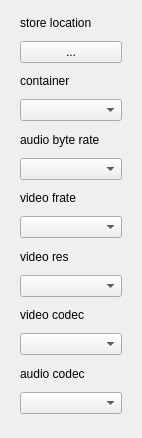
<?xml version="1.0" encoding="UTF-8"?>
<ui version="4.0">
 <class>mypopup</class>
 <widget class="QWidget" name="mypopup">
  <property name="geometry">
   <rect>
    <x>0</x>
    <y>0</y>
    <width>142</width>
    <height>438</height>
   </rect>
  </property>
  <property name="windowTitle">
   <string>Form</string>
  </property>
  <widget class="QWidget" name="widget" native="true">
   <property name="geometry">
    <rect>
     <x>20</x>
     <y>10</y>
     <width>102</width>
     <height>404</height>
    </rect>
   </property>
   <layout class="QVBoxLayout" name="verticalLayout">
    <item>
     <widget class="QLabel" name="label">
      <property name="text">
       <string>store location</string>
      </property>
     </widget>
    </item>
    <item>
     <widget class="QPushButton" name="m_pushButton_storelocation">
      <property name="text">
       <string>...</string>
      </property>
     </widget>
    </item>
    <item>
     <widget class="QLabel" name="label_2">
      <property name="text">
       <string>container</string>
      </property>
     </widget>
    </item>
    <item>
     <widget class="QComboBox" name="m_comboBox_container">
      <property name="layoutDirection">
       <enum>Qt::LeftToRight</enum>
      </property>
     </widget>
    </item>
    <item>
     <widget class="QLabel" name="label_3">
      <property name="text">
       <string>audio byte rate</string>
      </property>
     </widget>
    </item>
    <item>
     <widget class="QComboBox" name="m_comboBox_audiorate"/>
    </item>
    <item>
     <widget class="QLabel" name="label_4">
      <property name="text">
       <string>video frate</string>
      </property>
     </widget>
    </item>
    <item>
     <widget class="QComboBox" name="m_comboBox_videofrate"/>
    </item>
    <item>
     <widget class="QLabel" name="label_5">
      <property name="text">
       <string>video res</string>
      </property>
     </widget>
    </item>
    <item>
     <widget class="QComboBox" name="m_comboBox_videores"/>
    </item>
    <item>
     <widget class="QLabel" name="label_6">
      <property name="text">
       <string>video codec</string>
      </property>
     </widget>
    </item>
    <item>
     <widget class="QComboBox" name="m_comboBox_video_codec"/>
    </item>
    <item>
     <widget class="QLabel" name="label_7">
      <property name="text">
       <string>audio codec</string>
      </property>
     </widget>
    </item>
    <item>
     <widget class="QComboBox" name="m_comboBox_audio_codec"/>
    </item>
   </layout>
  </widget>
 </widget>
 <resources/>
 <connections/>
</ui>
